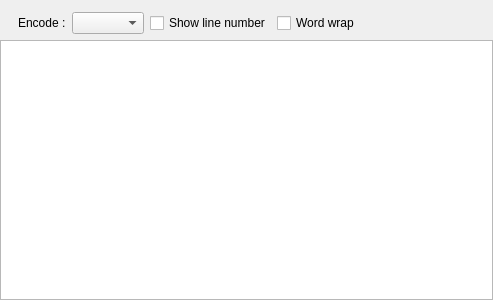
<?xml version="1.0" encoding="UTF-8"?>
<ui version="4.0">
 <class>TextViewer</class>
 <widget class="QWidget" name="TextViewer">
  <property name="geometry">
   <rect>
    <x>0</x>
    <y>0</y>
    <width>493</width>
    <height>300</height>
   </rect>
  </property>
  <property name="windowTitle">
   <string>Form</string>
  </property>
  <layout class="QGridLayout" name="gridLayout">
   <property name="leftMargin">
    <number>0</number>
   </property>
   <property name="topMargin">
    <number>12</number>
   </property>
   <property name="rightMargin">
    <number>0</number>
   </property>
   <property name="bottomMargin">
    <number>0</number>
   </property>
   <item row="1" column="0" colspan="6">
    <widget class="Farman::PlainTextView" name="textPlainTextView">
     <property name="undoRedoEnabled">
      <bool>false</bool>
     </property>
     <property name="readOnly">
      <bool>true</bool>
     </property>
    </widget>
   </item>
   <item row="0" column="1">
    <widget class="QLabel" name="encodeLabel">
     <property name="text">
      <string>Encode :</string>
     </property>
    </widget>
   </item>
   <item row="0" column="5">
    <spacer name="horizontalSpacer">
     <property name="orientation">
      <enum>Qt::Horizontal</enum>
     </property>
     <property name="sizeHint" stdset="0">
      <size>
       <width>40</width>
       <height>20</height>
      </size>
     </property>
    </spacer>
   </item>
   <item row="0" column="2">
    <widget class="QComboBox" name="encodeComboBox">
     <property name="insertPolicy">
      <enum>QComboBox::NoInsert</enum>
     </property>
    </widget>
   </item>
   <item row="0" column="3">
    <widget class="QCheckBox" name="showLineNumberCheckBox">
     <property name="text">
      <string>Show line number</string>
     </property>
    </widget>
   </item>
   <item row="0" column="0">
    <spacer name="horizontalSpacer_2">
     <property name="orientation">
      <enum>Qt::Horizontal</enum>
     </property>
     <property name="sizeType">
      <enum>QSizePolicy::Fixed</enum>
     </property>
     <property name="sizeHint" stdset="0">
      <size>
       <width>12</width>
       <height>20</height>
      </size>
     </property>
    </spacer>
   </item>
   <item row="0" column="4">
    <widget class="QCheckBox" name="wordWrapCheckBox">
     <property name="text">
      <string>Word wrap</string>
     </property>
    </widget>
   </item>
  </layout>
 </widget>
 <customwidgets>
  <customwidget>
   <class>Farman::PlainTextView</class>
   <extends>QPlainTextEdit</extends>
   <header>plaintextview.h</header>
  </customwidget>
 </customwidgets>
 <resources/>
 <connections/>
</ui>
